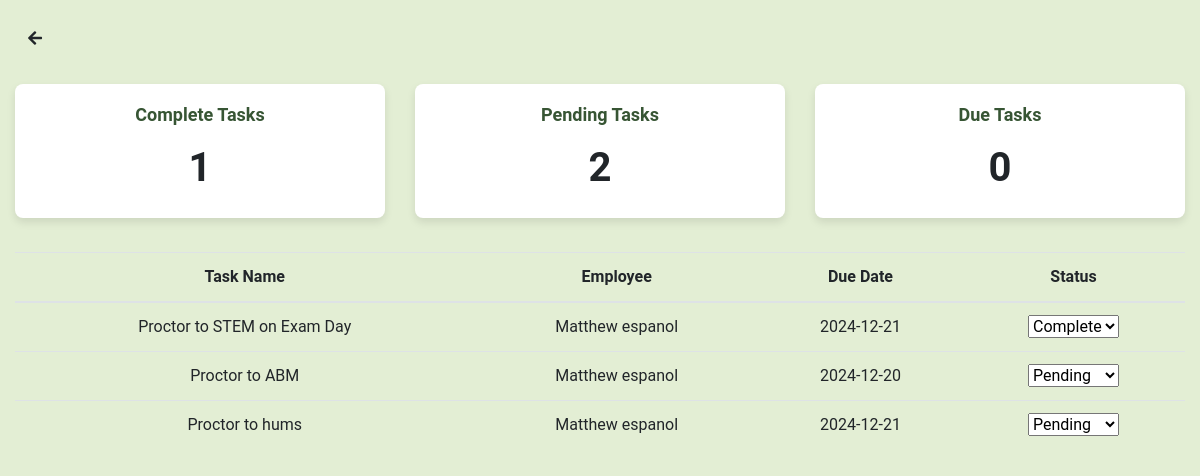
The page /Faculty/faculty_task.php (signed in) on the database its author committed.
### tables this page shows
CREATE TABLE `tasks` (
  `id` int(11) NOT NULL,
  `task_name` varchar(255) NOT NULL,
  `employee_id` int(11) NOT NULL,
  `due_date` date NOT NULL,
  `status` enum('complete','pending','due') NOT NULL DEFAULT 'pending',
  `created_at` timestamp NOT NULL DEFAULT current_timestamp()
);

CREATE TABLE `users` (
  `id` int(11) NOT NULL,
  `fullname` varchar(255) NOT NULL,
  `username` varchar(255) NOT NULL,
  `email` varchar(255) NOT NULL,
  `password` varchar(255) NOT NULL,
  `profile_pic` varchar(255) DEFAULT NULL,
  `reset_token` varchar(255) DEFAULT NULL,
  `token_expiry` datetime DEFAULT NULL,
  `remember_token` varchar(64) DEFAULT NULL,
  `gender` varchar(10) DEFAULT NULL,
  `department` varchar(50) DEFAULT NULL,
  `subject` varchar(50) DEFAULT NULL,
  `status` varchar(20) DEFAULT NULL
);

### Faculty/faculty_task.php (the view, shortened to what this page needs)
<?php
require_once '../signin&signout/config.php';
$id = mysqli_real_escape_string($conn, $_SESSION['id']);
$query = "SELECT t.id, t.task_name, t.due_date, t.status, u.fullname AS employee_name
          FROM tasks t
          JOIN users u ON t.employee_id = u.id
          WHERE t.employee_id = '$id'";
$tasksResult = mysqli_query($conn, $query);
$tasks = [];
$taskCounts = ['complete' => 0, 'pending' => 0, 'due' => 0, 'total' => 0];
while ($row = mysqli_fetch_assoc($tasksResult)) {
    $tasks[] = $row;
    $taskCounts['total']++;
    if (isset($taskCounts[$row['status']])) {
        $taskCounts[$row['status']]++;
    }
}
?>
<!DOCTYPE html>
<html lang="en">
<head>
    <link href="https://stackpath.bootstrapcdn.com/bootstrap/4.5.2/css/bootstrap.min.css" rel="stylesheet">
    <link rel="stylesheet" href="https://cdnjs.cloudflare.com/ajax/libs/font-awesome/5.15.4/css/all.min.css">
</head>
<body>
    <div class="container-fluid">
        <div class="row mb-3">
            <div class="col-12">
                <div class="header-container">
                    <a href="profDASHBOARD.php" class="btn btn-white back-button">
                        <i class="fas fa-arrow-left"></i>
                    </a>
                </div>
            </div>
        </div>
        <div class="row text-center mb-4">
            <div class="col-md-4">
                <div class="card">
                    <div class="card-body">
                        <h5 class="card-title">Complete Tasks</h5>
                        <p id="complete-task" class="card-text"><?= $taskCounts['complete']; ?></p>
                    </div>
                </div>
            </div>
            <div class="col-md-4">
                <div class="card">
                    <div class="card-body">
                        <h5 class="card-title">Pending Tasks</h5>
                        <p id="pending-task" class="card-text"><?= $taskCounts['pending']; ?></p>
                    </div>
                </div>
            </div>
            <div class="col-md-4">
                <div class="card">
                    <div class="card-body">
                        <h5 class="card-title">Due Tasks</h5>
                        <p id="due-task" class="card-text"><?= $taskCounts['due']; ?></p>
                    </div>
                </div>
            </div>
        </div>
        <div class="table-responsive">
            <table class="table table-hover">
                <thead>
                    <tr>
                        <th>Task Name</th>
                        <th>Employee</th>
                        <th>Due Date</th>
                        <th>Status</th>
                    </tr>
                </thead>
                <tbody>
                    <?php if (empty($tasks)): ?>
                        <tr>
                            <td colspan="4" class="text-center">No tasks assigned.</td>
                        </tr>
                    <?php else: ?>
                        <?php foreach ($tasks as $task): ?>
                            <tr>
                                <td><?= htmlspecialchars($task['task_name']); ?></td>
                                <td><?= htmlspecialchars($task['employee_name']); ?></td>
                                <td><?= htmlspecialchars($task['due_date']); ?></td>
                                <td>
                                    <?php if ($task['status'] === 'due'): ?>
                                        <span class="badge badge-due">Due</span>
                                    <?php else: ?>
                                        <select
                                            class="status-dropdown"
                                            data-task-id="<?= $task['id']; ?>">
                                            <option value="complete" <?= $task['status'] === 'complete' ? 'selected' : ''; ?>>Complete</option>
                                            <option value="pending" <?= $task['status'] === 'pending' ? 'selected' : ''; ?>>Pending</option>
                                        </select>
                                    <?php endif; ?>
                                </td>
                            </tr>
                        <?php endforeach; ?>
                    <?php endif; ?>
                </tbody>
            </table>
        </div>
    </div>
</body>
</html>

### Faculty/faculty_task.php (style rules this page uses)
body { font-family: 'Roboto', sans-serif; background-color: #E3EED4; }
.container-fluid { margin-top: 20px; }
.header-container { display: flex; align-items: center; justify-content: space-between; }
.back-button { margin-right: 10px; }
.card { border: none; transition: 0.3s; margin: 10px 0; background-color: #FFFFFF; border-radius: 8px; box-shadow: 0 4px 8px rgba(0, 0, 0, 0.1); }
.card-title { font-size: 18px; font-weight: bold; color: #375534; }
.card-text { font-size: 2.5rem; font-weight: bold; }
.table th, .table td { vertical-align: middle; text-align: center; }

### rows shown on the page
tasks: task_name "Proctor to STEM on Exam Day", employee.fullname "Matthew espanol", due_date "2024-12-21", status+id "Complete"
tasks: task_name "Proctor to ABM", employee.fullname "Matthew espanol", due_date "2024-12-20", status+id "Pending"
tasks: task_name "Proctor to hums", employee.fullname "Matthew espanol", due_date "2024-12-21", status+id "Pending"

### other values the page prints
$taskCounts['complete'] "1"
$taskCounts['pending'] "2"
$taskCounts['due'] "0"
